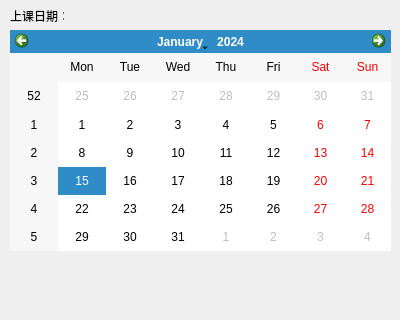
<?xml version="1.0" encoding="UTF-8"?>
<ui version="4.0">
 <class>SearchForm</class>
 <widget class="QDialog" name="SearchForm">
  <property name="geometry">
   <rect>
    <x>0</x>
    <y>0</y>
    <width>400</width>
    <height>320</height>
   </rect>
  </property>
  <property name="windowTitle">
   <string>Dialog</string>
  </property>
  <widget class="QCalendarWidget" name="calendarWidget">
   <property name="geometry">
    <rect>
     <x>10</x>
     <y>30</y>
     <width>381</width>
     <height>221</height>
    </rect>
   </property>
  </widget>
  <widget class="QLabel" name="label">
   <property name="geometry">
    <rect>
     <x>10</x>
     <y>10</y>
     <width>54</width>
     <height>12</height>
    </rect>
   </property>
   <property name="text">
    <string>上课日期：</string>
   </property>
  </widget>
 </widget>
 <resources/>
 <connections/>
</ui>
